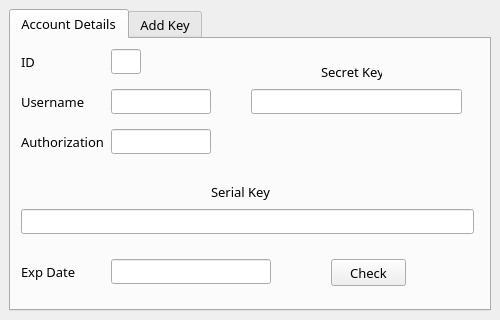
<?xml version="1.0" encoding="UTF-8"?>
<ui version="4.0">
 <class>MainWindow</class>
 <widget class="QMainWindow" name="MainWindow">
  <property name="geometry">
   <rect>
    <x>0</x>
    <y>0</y>
    <width>500</width>
    <height>320</height>
   </rect>
  </property>
  <property name="minimumSize">
   <size>
    <width>500</width>
    <height>320</height>
   </size>
  </property>
  <property name="maximumSize">
   <size>
    <width>500</width>
    <height>320</height>
   </size>
  </property>
  <property name="font">
   <font>
    <family>Microsoft YaHei UI Light</family>
    <pointsize>10</pointsize>
   </font>
  </property>
  <property name="windowTitle">
   <string>User Panel</string>
  </property>
  <widget class="QWidget" name="centralwidget">
   <layout class="QVBoxLayout" name="verticalLayout">
    <item>
     <widget class="QTabWidget" name="main_page">
      <property name="currentIndex">
       <number>0</number>
      </property>
      <widget class="QWidget" name="generate_tab">
       <attribute name="title">
        <string>Account Details</string>
       </attribute>
       <widget class="QLineEdit" name="id_box">
        <property name="geometry">
         <rect>
          <x>100</x>
          <y>10</y>
          <width>30</width>
          <height>25</height>
         </rect>
        </property>
        <property name="readOnly">
         <bool>true</bool>
        </property>
        <property name="placeholderText">
         <string/>
        </property>
       </widget>
       <widget class="QLineEdit" name="username_box">
        <property name="geometry">
         <rect>
          <x>100</x>
          <y>50</y>
          <width>100</width>
          <height>25</height>
         </rect>
        </property>
        <property name="readOnly">
         <bool>true</bool>
        </property>
        <property name="placeholderText">
         <string/>
        </property>
       </widget>
       <widget class="QLabel" name="label">
        <property name="geometry">
         <rect>
          <x>10</x>
          <y>10</y>
          <width>16</width>
          <height>25</height>
         </rect>
        </property>
        <property name="text">
         <string>ID</string>
        </property>
       </widget>
       <widget class="QLabel" name="label_2">
        <property name="geometry">
         <rect>
          <x>10</x>
          <y>50</y>
          <width>65</width>
          <height>25</height>
         </rect>
        </property>
        <property name="text">
         <string>Username</string>
        </property>
       </widget>
       <widget class="QLabel" name="label_9">
        <property name="geometry">
         <rect>
          <x>10</x>
          <y>90</y>
          <width>86</width>
          <height>25</height>
         </rect>
        </property>
        <property name="text">
         <string>Authorization</string>
        </property>
       </widget>
       <widget class="QLineEdit" name="authory_box">
        <property name="geometry">
         <rect>
          <x>100</x>
          <y>90</y>
          <width>100</width>
          <height>25</height>
         </rect>
        </property>
        <property name="readOnly">
         <bool>true</bool>
        </property>
        <property name="placeholderText">
         <string/>
        </property>
       </widget>
       <widget class="QLineEdit" name="secret_box">
        <property name="geometry">
         <rect>
          <x>240</x>
          <y>50</y>
          <width>211</width>
          <height>25</height>
         </rect>
        </property>
        <property name="readOnly">
         <bool>true</bool>
        </property>
       </widget>
       <widget class="QLineEdit" name="public_box">
        <property name="geometry">
         <rect>
          <x>10</x>
          <y>170</y>
          <width>453</width>
          <height>25</height>
         </rect>
        </property>
        <property name="readOnly">
         <bool>true</bool>
        </property>
       </widget>
       <widget class="QLabel" name="label_10">
        <property name="geometry">
         <rect>
          <x>310</x>
          <y>20</y>
          <width>61</width>
          <height>25</height>
         </rect>
        </property>
        <property name="text">
         <string>Secret Key</string>
        </property>
       </widget>
       <widget class="QLabel" name="label_11">
        <property name="geometry">
         <rect>
          <x>200</x>
          <y>140</y>
          <width>61</width>
          <height>25</height>
         </rect>
        </property>
        <property name="text">
         <string>Serial Key</string>
        </property>
       </widget>
       <widget class="QLineEdit" name="expdate_box">
        <property name="geometry">
         <rect>
          <x>100</x>
          <y>220</y>
          <width>160</width>
          <height>25</height>
         </rect>
        </property>
        <property name="readOnly">
         <bool>true</bool>
        </property>
       </widget>
       <widget class="QLabel" name="label_12">
        <property name="geometry">
         <rect>
          <x>10</x>
          <y>220</y>
          <width>86</width>
          <height>25</height>
         </rect>
        </property>
        <property name="text">
         <string>Exp Date</string>
        </property>
       </widget>
       <widget class="QPushButton" name="check_button">
        <property name="geometry">
         <rect>
          <x>320</x>
          <y>220</y>
          <width>75</width>
          <height>27</height>
         </rect>
        </property>
        <property name="text">
         <string>Check</string>
        </property>
       </widget>
      </widget>
      <widget class="QWidget" name="tab">
       <attribute name="title">
        <string>Add Key</string>
       </attribute>
       <widget class="QLineEdit" name="activate_key_box">
        <property name="geometry">
         <rect>
          <x>10</x>
          <y>70</y>
          <width>452</width>
          <height>25</height>
         </rect>
        </property>
       </widget>
       <widget class="QPushButton" name="add_key_button">
        <property name="geometry">
         <rect>
          <x>190</x>
          <y>140</y>
          <width>90</width>
          <height>30</height>
         </rect>
        </property>
        <property name="text">
         <string>Activate Key</string>
        </property>
       </widget>
      </widget>
     </widget>
    </item>
   </layout>
  </widget>
 </widget>
 <resources/>
 <connections/>
</ui>
